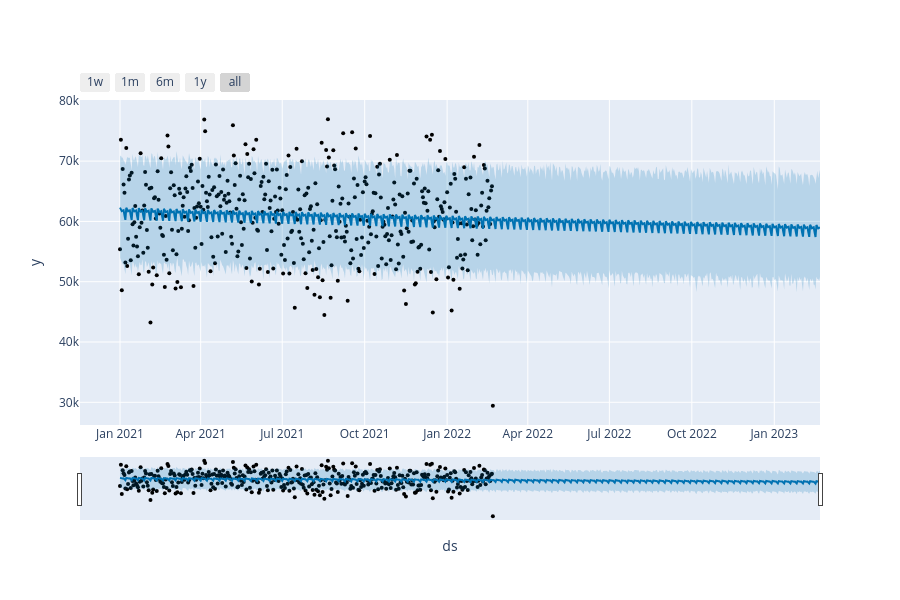

The notebook cell this image was saved under:
### Code cell
from prophet.plot import plot_plotly, plot_components_plotly

plot_plotly(m, forecast)

### Figure 1 — Plotly figure (JSON) as saved in the notebook; plotly's stock layout.template omitted (floating-point values rounded to 4 significant figures; data arrays with more than 128 entries replaced by an {"elided": "..."} marker saying what was removed)
{"data": [{"marker": {"color": "black", "size": 4}, "mode": "markers", "name": "Actual", "type": "scatter", "x": {"elided": "417 str values"}, "y": {"elided": "417 int values"}}, {"hoverinfo": "skip", "line": {"width": 0}, "mode": "lines", "type": "scatter", "x": {"elided": "782 str values"}, "y": {"elided": "782 float values"}}, {"fill": "tonexty", "fillcolor": "rgba(0, 114, 178, 0.2)", "line": {"color": "#0072B2", "width": 2}, "mode": "lines", "name": "Predicted", "type": "scatter", "x": {"elided": "782 str values"}, "y": {"elided": "782 float values"}}, {"fill": "tonexty", "fillcolor": "rgba(0, 114, 178, 0.2)", "hoverinfo": "skip", "line": {"width": 0}, "mode": "lines", "type": "scatter", "x": {"elided": "782 str values"}, "y": {"elided": "782 float values"}}], "layout": {"height": 600, "showlegend": false, "width": 900, "xaxis": {"rangeselector": {"buttons": [{"count": 7, "label": "1w", "step": "day", "stepmode": "backward"}, {"count": 1, "label": "1m", "step": "month", "stepmode": "backward"}, {"count": 6, "label": "6m", "step": "month", "stepmode": "backward"}, {"count": 1, "label": "1y", "step": "year", "stepmode": "backward"}, {"step": "all"}]}, "rangeslider": {"visible": true}, "title": {"text": "ds"}, "type": "date"}, "yaxis": {"title": {"text": "y"}}}}
